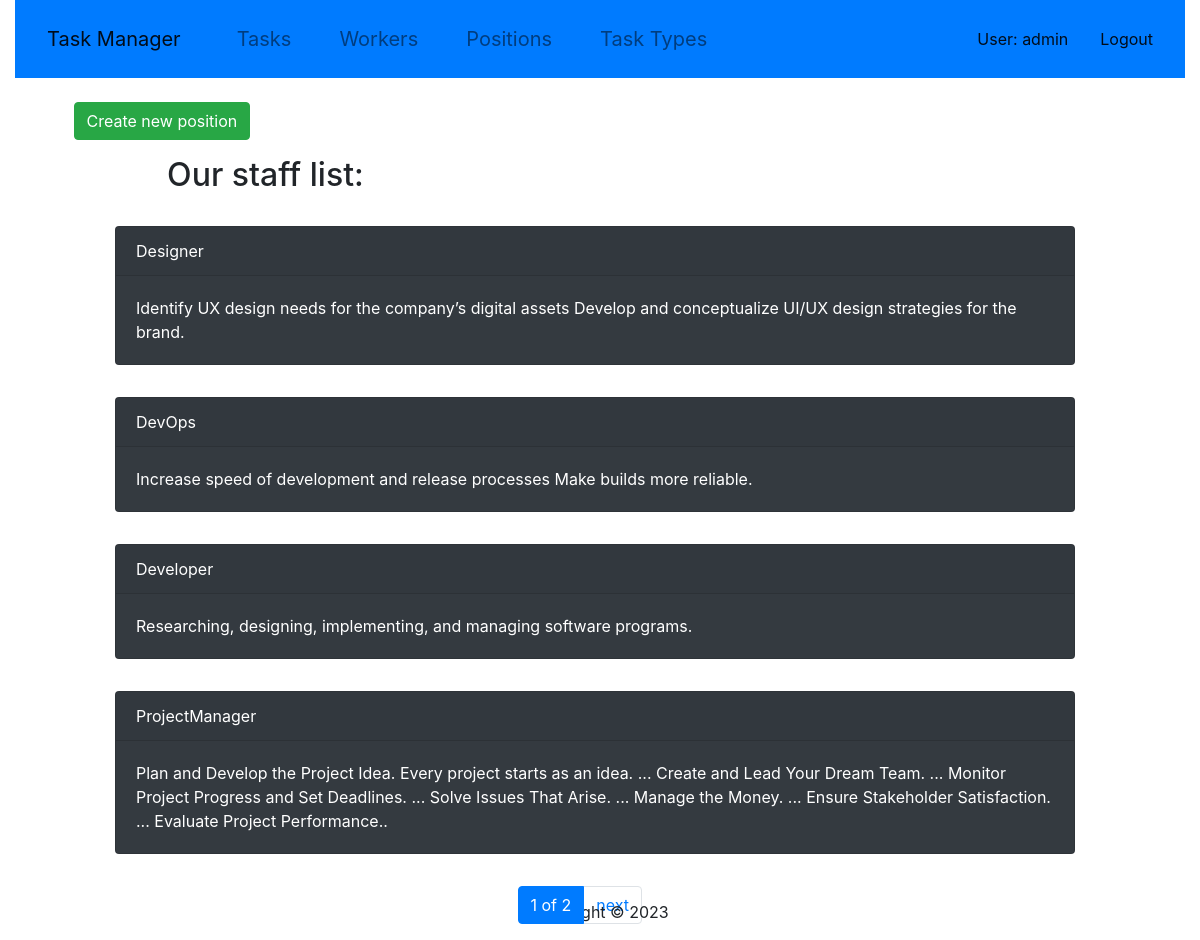
The app's page /positions/ (signed in) with its own data.
### task_manager/models.py (models this page shows, shortened)
class Worker(AbstractUser):
    photo = models.ImageField(upload_to="images/%Y/%m/%d", blank=True, null=True)
    position = models.ForeignKey(
        Position, on_delete=models.CASCADE, blank=True, null=True
    )
    class Meta:
        ordering = ["position"]
    def get_absolute_url(self):
        return reverse("task-manager:worker-detail", kwargs={"pk": self.pk})

class Position(models.Model):
    name = models.CharField(max_length=63, unique=True)
    duties = models.TextField(blank=True, null=True)
    class Meta:
        ordering = ["name"]

### task_manager/views.py (the view)
# urls.py: path("positions/", PositionListView.as_view(), name="position-list"),
class PositionListView(LoginRequiredMixin, generic.ListView):
    model = Position
    paginate_by = 4

### task_manager/templatetags/query_transform.py (called while the page is built)
@register.simple_tag
def query_transform(request, **kwargs):
    updated = request.GET.copy()
    for key, value in kwargs.items():
        if value is not None:
            updated[key] = value
        else:
            updated.pop(key, 0)
    return updated.urlencode()

### templates/task_manager/position_list.html (shortened to what this page needs)
{% extends "base.html" %}
{% block content %}
  <br>
  <a class="btn btn-success" href="{% url 'task_manager:position-create' %}" style="margin-left: 5%;">
      Create new position
  </a>
  <h2 style="margin-left: 13%;" >Our staff list: </h2>
    {% for position in position_list %}
      <a class="container" href="{% url "task_manager:position-detail" pk=position.pk %}" style="text-decoration: none;">
      <div class="card text-white bg-dark mb-2" style="max-width: 60rem; margin-left: 100px;">
        <div class="card-header">
          {{ position.name }}
        </div>
        <div class="card-body">
          <p class="card-text">{{ position.duties}}.</p>
         </div>
      </div>
      </a>
      {% empty %}
      <p>There are no employees in our team yet...</p>
    {% endfor %}
{% endblock %}

### templates/includes/sidebar.html (shortened to what this page needs)
<nav class="navbar navbar-expand-lg navbar-light bg-primary active">
  <a class="navbar-brand btn-lg" href="{% url "task-manager:index" %}">Task Manager</a>
  <div class="collapse navbar-collapse" id="navbarText">
    <ul class="navbar-nav mr-auto">
      <li class="nav-item btn-lg ">
        <a class="nav-link" href="{% url "task-manager:task-list" %}">Tasks</a>
      </li>
      <li class="nav-item btn-lg ">
        <a class="nav-link" href="{% url "task-manager:worker-list" %}">Workers</a>
      </li>
      <li class="nav-item btn-lg ">
        <a class="nav-link" href="{% url "task-manager:position-list" %}">Positions</a>
      </li>
      <li class="nav-item btn-lg ">
        <a class="nav-link" href="{% url "task-manager:task-type-list" %}">Task Types</a>
      </li>
    </ul>
    {% if user.is_authenticated %}
      <span class="navbar-text">
        <a class="nav-link" href="{{ user.get_absolute_url }}">User: {{ user.get_username }}</a>
      </span>
      <span class="navbar-text">
        <a class="nav-link" href="{% url 'logout'%}?next={{request.path}}">Logout</a>
      </span>
      {% endif %}
  </div>
</nav>

### static/css/styles.css (style rules this page uses)
* { box-sizing: border-box; }
body { margin: 0; display: flex; align-items: center; justify-content: center; height: max-content; }
a { text-decoration: none; }

### records on screen
Worker: get_username "admin"
Position: name "Designer", duties "Identify UX design needs for the company’s digital assets Develop and conceptualize UI/UX design strategies for the brand"
Position: name "DevOps", duties "Increase speed of development and release processes Make builds more reliable"
Position: name "Developer", duties "Researching, designing, implementing, and managing software programs"
Position: name "ProjectManager", duties "Plan and Develop the Project Idea. Every project starts as an idea. ... Create and Lead Your Dream Team. ... Monitor Project Progress and Set Deadlines. ... Solve Issues That Arise. ... Manage the Money. ... Ensure Stakeholder Satisfaction. ... Evaluate Project Performance."

### other values on screen
{{ page_obj.number }} "1"
{{ paginator.num_pages }} "2"
